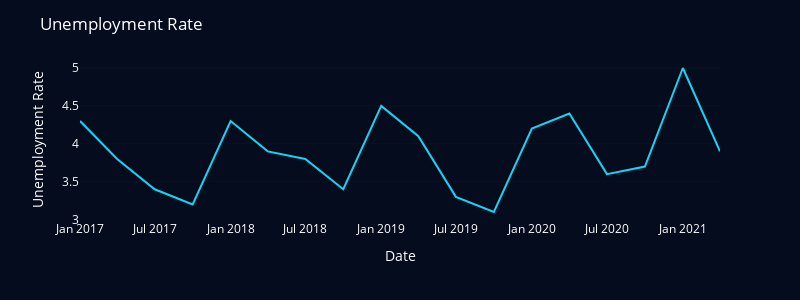

The cell this chart's notebook holds for it:
### Code cell
fig = px.line(returnDf, x=returnDf.index, y=f'{returnDf.columns[0]}')

fig.update_traces(line_color='#19d3f3', marker_line_color='#ffffff',
                  line_width=2, opacity=1)

fig.update_layout(plot_bgcolor='#040c1e', paper_bgcolor='#040c1e', font_color='#ffffff', width=800, height=300)

fig.update_layout(title='Unemployment Rate')

fig.update_xaxes(showgrid=False)
fig.update_yaxes(gridwidth=.05, gridcolor='gray')

fig.update_xaxes(title="Date")
fig.update_yaxes(title="Unemployment Rate")

### Figure 1 — Plotly figure (JSON) as saved in the notebook; plotly's stock layout.template omitted (floating-point values rounded to 4 significant figures)
{"data": [{"hovertemplate": "index=%{x}<br>실업률 (%)=%{y}<extra></extra>", "legendgroup": "", "line": {"color": "#19d3f3", "dash": "solid", "width": 2}, "marker": {"line": {"color": "#ffffff"}, "symbol": "circle"}, "mode": "lines", "name": "", "opacity": 1, "orientation": "v", "showlegend": false, "type": "scatter", "x": ["2017-01-01T00:00:00", "2017-04-01T00:00:00", "2017-07-01T00:00:00", "2017-10-01T00:00:00", "2018-01-01T00:00:00", "2018-04-01T00:00:00", "2018-07-01T00:00:00", "2018-10-01T00:00:00", "2019-01-01T00:00:00", "2019-04-01T00:00:00", "2019-07-01T00:00:00", "2019-10-01T00:00:00", "2020-01-01T00:00:00", "2020-04-01T00:00:00", "2020-07-01T00:00:00", "2020-10-01T00:00:00", "2021-01-01T00:00:00", "2021-04-01T00:00:00"], "xaxis": "x", "y": [4.3, 3.8, 3.4, 3.2, 4.3, 3.9, 3.8, 3.4, 4.5, 4.1, 3.3, 3.1, 4.2, 4.4, 3.6, 3.7, 5, 3.9], "yaxis": "y"}], "layout": {"font": {"color": "#ffffff"}, "height": 300, "legend": {"tracegroupgap": 0}, "margin": {"t": 60}, "paper_bgcolor": "#040c1e", "plot_bgcolor": "#040c1e", "title": {"text": "Unemployment Rate"}, "width": 800, "xaxis": {"anchor": "y", "domain": [0, 1], "showgrid": false, "title": {"text": "Date"}}, "yaxis": {"anchor": "x", "domain": [0, 1], "gridcolor": "gray", "gridwidth": 0.05, "title": {"text": "Unemployment Rate"}}}}
